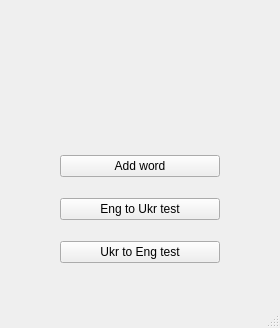
<?xml version="1.0" encoding="UTF-8"?>
<ui version="4.0">
 <class>MenuWindow</class>
 <widget class="QMainWindow" name="MenuWindow">
  <property name="geometry">
   <rect>
    <x>0</x>
    <y>0</y>
    <width>280</width>
    <height>328</height>
   </rect>
  </property>
  <property name="windowTitle">
   <string>MainWindow</string>
  </property>
  <widget class="QWidget" name="centralwidget">
   <widget class="QWidget" name="verticalLayoutWidget">
    <property name="geometry">
     <rect>
      <x>60</x>
      <y>140</y>
      <width>160</width>
      <height>141</height>
     </rect>
    </property>
    <layout class="QVBoxLayout" name="verticalLayout">
     <item>
      <widget class="QPushButton" name="addWordsBtn">
       <property name="enabled">
        <bool>true</bool>
       </property>
       <property name="text">
        <string>Add word</string>
       </property>
      </widget>
     </item>
     <item>
      <widget class="QPushButton" name="EngToUkrBtn">
       <property name="text">
        <string>Eng to Ukr test</string>
       </property>
      </widget>
     </item>
     <item>
      <widget class="QPushButton" name="UkrToEngButton">
       <property name="text">
        <string>Ukr to Eng test</string>
       </property>
      </widget>
     </item>
    </layout>
   </widget>
   <widget class="QWidget" name="verticalLayoutWidget_2">
    <property name="geometry">
     <rect>
      <x>30</x>
      <y>20</y>
      <width>211</width>
      <height>101</height>
     </rect>
    </property>
    <layout class="QVBoxLayout" name="verticalLayout_2">
     <item>
      <widget class="QWidget" name="widget" native="true">
       <widget class="QLabel" name="label">
        <property name="geometry">
         <rect>
          <x>-4</x>
          <y>0</y>
          <width>211</width>
          <height>101</height>
         </rect>
        </property>
        <property name="text">
         <string/>
        </property>
        <property name="pixmap">
         <pixmap>../../../Desktop/flag_ukr_eng_2.jpg</pixmap>
        </property>
        <property name="scaledContents">
         <bool>true</bool>
        </property>
       </widget>
      </widget>
     </item>
    </layout>
   </widget>
  </widget>
  <widget class="QMenuBar" name="menubar">
   <property name="geometry">
    <rect>
     <x>0</x>
     <y>0</y>
     <width>280</width>
     <height>21</height>
    </rect>
   </property>
  </widget>
  <widget class="QStatusBar" name="statusbar"/>
 </widget>
 <resources/>
 <connections/>
</ui>
